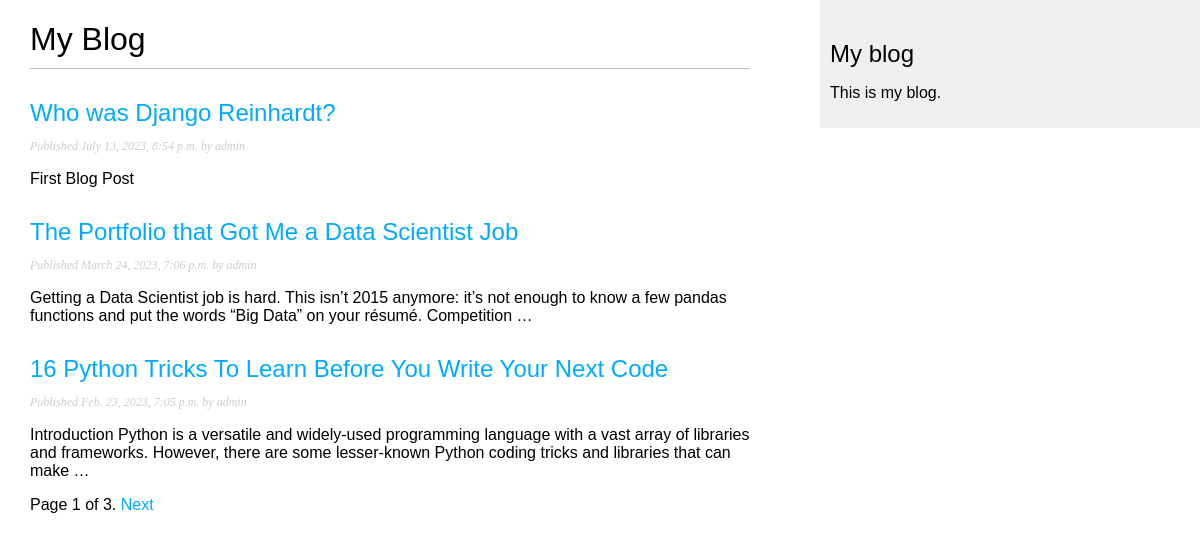
Screenshot of /blog/ with the database file from the repository.
### blog/models.py (models this page shows, shortened)
class Post(models.Model):
    class Status(models.TextChoices):
        DRAFT = 'DF', 'Draft'
        PUBLISHED = 'PD', 'Published'
    title = models.CharField(max_length=250)
    slug = models.SlugField(max_length=250, unique_for_date="publish")
    author = models.ForeignKey(User, on_delete=models.CASCADE, related_name='blog_posts')
    body = models.TextField()
    publish = models.DateTimeField(default=timezone.now)
    created = models.DateTimeField(auto_now_add=True)
    updates = models.DateTimeField(auto_now=True)
    status = models.CharField(
        max_length=2, choices=Status.choices, default=Status.DRAFT
    )
    objects = models.Manager()  # The default manager.
    published = PublishedManager()  # Our custom manager.
    class Meta:
        ordering = ['-publish']
        indexes = [
            models.Index(fields=['-publish']),
        ]
    def get_absolute_url(self):
        return reverse(
            "blog:post_detail",
            args=[self.publish.year, self.publish.month, self.publish.day, self.slug]
        )

### blog/views.py (the view)
# urls.py: path("", views.PostListView.as_view(), name="post_list"),
class PostListView(ListView):
    queryset = Post.published.all()
    context_object_name = 'posts'
    paginate_by = 3
    template_name = "blog/post/list.html"

### blog/templates/blog/post/list.html (shortened to what this page needs)
{% extends "blog/base.html" %}
{% block content %}
    <h1>My Blog</h1>
    {% for post in posts %}
        <h2>
            <a href="{{ post.get_absolute_url }}">
                {{ post.title }}
            </a>
        </h2>
        <p class="date">
            Published {{ post.publish }} by {{ post.author }}
        </p>
    {{ post.body|truncatewords:30|linebreaks }}
    {% endfor %}
{% include "paginator.html" with page=page_obj %}
{% endblock %}

### blog/static/css/blog.css (style rules this page uses)
body { margin:0; padding:0; font-family:helvetica, sans-serif; }
a { color:#00abff; text-decoration:none; }
h1 { font-weight:normal; border-bottom:1px solid #bbb; padding:0 0 10px 0; }
h2 { font-weight:normal; margin:30px 0 0; }
p.date { color:#ccc; font-family: georgia, serif; font-size: 12px; font-style: italic; }

### rows the page displays
Post: title "Who was Django Reinhardt?", publish "July 13, 2023, 8:54 p.m.", author "admin", body "First Blog Post"
Post: title "The Portfolio that Got Me a Data Scientist Job", publish "March 24, 2023, 7:06 p.m.", author "admin", body "Getting a Data Scientist job is hard. This isn’t 2015 anymore: it’s not enough to know a few pandas functions and put the words “Big Data” on your résumé. Competition …"
Post: title "16 Python Tricks To Learn Before You Write Your Next Code", publish "Feb. 23, 2023, 7:05 p.m.", author "admin", body "Introduction Python is a versatile and widely-used programming language with a vast array of libraries and frameworks. However, there are some lesser-known Python coding tricks and libraries that can make …"

### other values shown
{{ page.number }} "1"
{{ page.paginator.num_pages }} "3"
